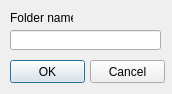
<ui version="4.0" >
 <author></author>
 <comment></comment>
 <exportmacro></exportmacro>
 <class>qdFolderDialog</class>
 <widget class="QDialog" name="qdFolderDialog" >
  <property name="geometry" >
   <rect>
    <x>0</x>
    <y>0</y>
    <width>172</width>
    <height>94</height>
   </rect>
  </property>
  <property name="windowTitle" >
   <string>Folder</string>
  </property>
  <widget class="QLabel" name="label" >
   <property name="geometry" >
    <rect>
     <x>10</x>
     <y>10</y>
     <width>63</width>
     <height>16</height>
    </rect>
   </property>
   <property name="text" >
    <string>Folder name:</string>
   </property>
  </widget>
  <widget class="QLineEdit" name="qleName" >
   <property name="geometry" >
    <rect>
     <x>10</x>
     <y>30</y>
     <width>151</width>
     <height>20</height>
    </rect>
   </property>
  </widget>
  <widget class="QPushButton" name="qpbOK" >
   <property name="geometry" >
    <rect>
     <x>10</x>
     <y>60</y>
     <width>75</width>
     <height>23</height>
    </rect>
   </property>
   <property name="text" >
    <string>OK</string>
   </property>
  </widget>
  <widget class="QPushButton" name="qpbCancel" >
   <property name="geometry" >
    <rect>
     <x>90</x>
     <y>60</y>
     <width>75</width>
     <height>23</height>
    </rect>
   </property>
   <property name="text" >
    <string>Cancel</string>
   </property>
  </widget>
 </widget>
 <pixmapfunction></pixmapfunction>
 <resources/>
 <connections>
  <connection>
   <sender>qpbOK</sender>
   <signal>clicked()</signal>
   <receiver>qdFolderDialog</receiver>
   <slot>accept()</slot>
   <hints>
    <hint type="sourcelabel" >
     <x>51</x>
     <y>101</y>
    </hint>
    <hint type="destinationlabel" >
     <x>89</x>
     <y>76</y>
    </hint>
   </hints>
  </connection>
  <connection>
   <sender>qpbCancel</sender>
   <signal>clicked()</signal>
   <receiver>qdFolderDialog</receiver>
   <slot>reject()</slot>
   <hints>
    <hint type="sourcelabel" >
     <x>131</x>
     <y>101</y>
    </hint>
    <hint type="destinationlabel" >
     <x>89</x>
     <y>76</y>
    </hint>
   </hints>
  </connection>
 </connections>
</ui>
